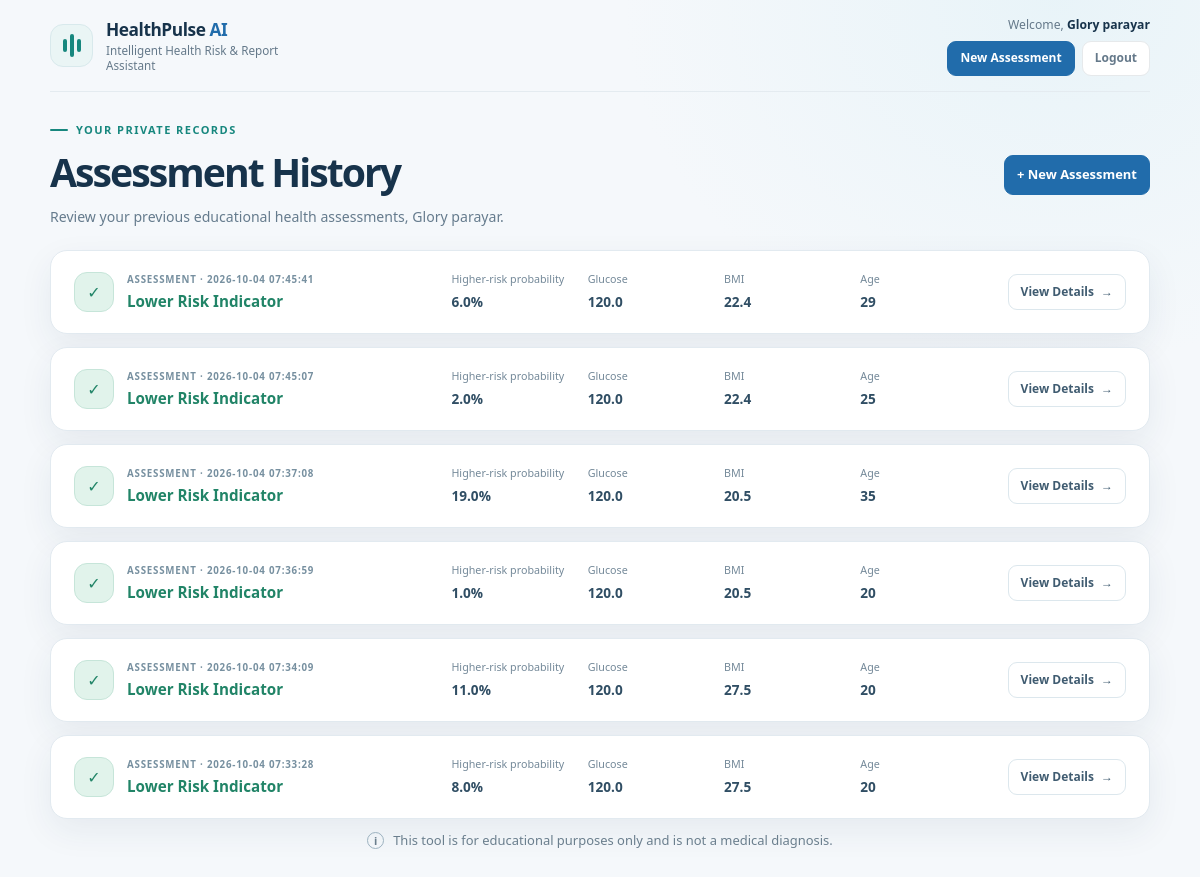
The app's page /history (signed in) with its own data.
### tables this page shows
CREATE TABLE users (
                id INTEGER PRIMARY KEY AUTOINCREMENT,
                name TEXT NOT NULL,
                email TEXT NOT NULL UNIQUE,
                password_hash TEXT NOT NULL,
                created_at TIMESTAMP DEFAULT CURRENT_TIMESTAMP
            );

CREATE TABLE assessments (
                id INTEGER PRIMARY KEY AUTOINCREMENT,
                user_id INTEGER NOT NULL,
                created_at TIMESTAMP DEFAULT CURRENT_TIMESTAMP,
                pregnancies REAL NOT NULL,
                glucose REAL NOT NULL,
                blood_pressure REAL NOT NULL,
                skin_thickness REAL NOT NULL,
                insulin REAL NOT NULL,
                bmi REAL NOT NULL,
                diabetes_pedigree_function REAL NOT NULL,
                age REAL NOT NULL,
                prediction INTEGER NOT NULL,
                probability REAL NOT NULL,
                FOREIGN KEY (user_id) REFERENCES users(id)
            );

### app.py (the view)
@app.route("/history")
@login_required
def history():
    connection = connect_db()
    try:
        assessments = connection.execute(
            """
            SELECT id, created_at, prediction, probability, glucose, bmi, age
            FROM assessments
            WHERE user_id = ?
            ORDER BY created_at DESC, id DESC
            """,
            (g.current_user["id"],),
        ).fetchall()
    finally:
        connection.close()
    return render_template(
        "history.html",
        assessments=assessments,
        user_name=g.current_user["name"],
        current_user=g.current_user,
    )

### app.py (called while the page is built)
def connect_db():
    connection = sqlite3.connect(DATABASE_PATH)
    connection.row_factory = sqlite3.Row
    connection.execute("PRAGMA foreign_keys = ON")
    return connection

def csrf_token():
    token = session.get("_csrf_token")
    if token is None:
        token = secrets.token_urlsafe(32)
        session["_csrf_token"] = token
    return token

def login_required(view):
    @wraps(view)
    def wrapped_view(*args, **kwargs):
        user_id = session.get("user_id")
        if user_id is None:
            return redirect(url_for("login"))
        connection = connect_db()
        try:
            user = connection.execute(
                "SELECT id, name, email FROM users WHERE id = ?",
                (user_id,),
            ).fetchone()
        finally:
            connection.close()
        if user is None:
            session.clear()
            return redirect(url_for("login"))
        g.current_user = user
        return view(*args, **kwargs)
    return wrapped_view

@app.context_processor
def inject_csrf_token():
    return {"csrf_token": csrf_token}

### templates/history.html (shortened to what this page needs)
<!DOCTYPE html>
<html lang="en">
<head>
    <link rel="stylesheet" href="{{ url_for('static', filename='style.css') }}">
</head>
<body>
    <main class="page-shell">
        <header class="topbar">
            <a class="brand" href="{{ url_for('home') }}" aria-label="HealthPulse AI dashboard">
                <span class="brand-mark" aria-hidden="true"><span></span><span></span><span></span></span>
                <span class="brand-copy">
                    <span class="brand-name">HealthPulse <strong>AI</strong></span>
                    <span class="brand-subtitle">Intelligent Health Risk &amp; Report Assistant</span>
                </span>
            </a>
            <div class="topbar-meta history-meta">
                <p class="welcome-name">Welcome, <strong>{{ user_name }}</strong></p>
                <nav class="user-actions" aria-label="Account navigation">
                    <a class="nav-button nav-primary" href="{{ url_for('home') }}#form-heading">New Assessment</a>
                    <form method="post" action="{{ url_for('logout') }}">
                        <button class="nav-button nav-logout" type="submit">Logout</button>
                    </form>
                </nav>
            </div>
        </header>
        <section class="history-page" aria-labelledby="history-heading">
            <div class="history-heading">
                <div>
                    <p class="eyebrow"><span class="eyebrow-line"></span> YOUR PRIVATE RECORDS</p>
                    <h1 id="history-heading">Assessment History</h1>
                    <p>Review your previous educational health assessments, {{ user_name }}.</p>
                </div>
                <a class="nav-button nav-primary history-new" href="{{ url_for('home') }}#form-heading">+ New Assessment</a>
            </div>
            {% if assessments %}
            <div class="history-list">
                {% for assessment in assessments %}
                <article class="card history-card">
                    <div class="history-card-main">
                        <div class="history-risk-icon {% if assessment.prediction == 1 %}history-higher{% else %}history-lower{% endif %}" aria-hidden="true">
                            {% if assessment.prediction == 1 %}!{% else %}✓{% endif %}
                        </div>
                        <div class="history-card-title">
                            <p class="eyebrow">ASSESSMENT · {{ assessment.created_at }}</p>
                            <h2 class="{% if assessment.prediction == 1 %}risk-text-higher{% else %}risk-text-lower{% endif %}">
                                {% if assessment.prediction == 1 %}Higher Risk Indicator{% else %}Lower Risk Indicator{% endif %}
                            </h2>
                        </div>
                    </div>
                    <div class="history-facts">
                        <div><span>Higher-risk probability</span><strong>{{ "%.1f"|format(assessment.probability * 100) }}%</strong></div>
                        <div><span>Glucose</span><strong>{{ "%.1f"|format(assessment.glucose) }}</strong></div>
                        <div><span>BMI</span><strong>{{ "%.1f"|format(assessment.bmi) }}</strong></div>
                        <div><span>Age</span><strong>{{ "%.0f"|format(assessment.age) }}</strong></div>
                    </div>
                    <a class="nav-button history-detail-link" href="{{ url_for('assessment_detail', assessment_id=assessment.id) }}">View Details <span aria-hidden="true">→</span></a>
                </article>
                {% endfor %}
            </div>
            {% endif %}
        </section>
        <footer class="page-footer">
            <span class="footer-mark" aria-hidden="true">i</span>
            <p>This tool is for educational purposes only and is not a medical diagnosis.</p>
        </footer>
    </main>
</body>
</html>

### records on screen
users: name "Glory parayar"
assessments: created_at "2026-10-04 07:45:41", prediction "Lower Risk Indicator", assessment.probability*100 "6.0", glucose "120.0", bmi "22.4", age "29"
assessments: created_at "2026-10-04 07:45:07", prediction "Lower Risk Indicator", assessment.probability*100 "2.0", glucose "120.0", bmi "22.4", age "25"
assessments: created_at "2026-10-04 07:37:08", prediction "Lower Risk Indicator", assessment.probability*100 "19.0", glucose "120.0", bmi "20.5", age "35"
assessments: created_at "2026-10-04 07:36:59", prediction "Lower Risk Indicator", assessment.probability*100 "1.0", glucose "120.0", bmi "20.5", age "20"
assessments: created_at "2026-10-04 07:34:09", prediction "Lower Risk Indicator", assessment.probability*100 "11.0", glucose "120.0", bmi "27.5", age "20"
assessments: created_at "2026-10-04 07:33:28", prediction "Lower Risk Indicator", assessment.probability*100 "8.0", glucose "120.0", bmi "27.5", age "20"
